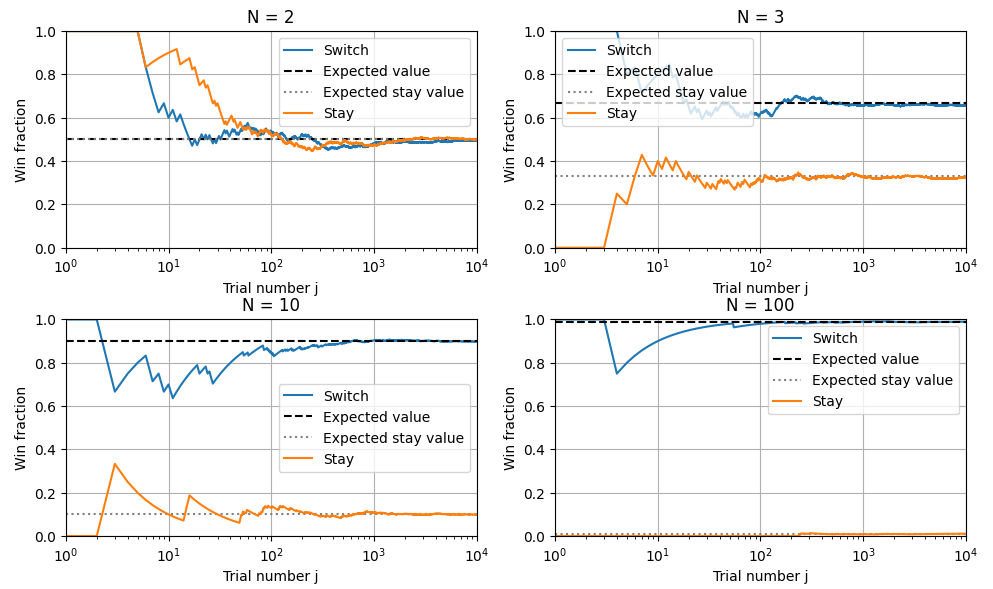

The Python source for this figure:
import numpy as np
import sys
import matplotlib.pyplot as plt 

if len(sys.argv) > 1:
    k = int(sys.argv[1])
else:
    k = 10000

N_doors = [2, 3, 10, 100]

def monty_hall_switch(k, N_doors):

    rng = np.random.default_rng(44)

    wins_per_N = []
    losses_per_N = []
    switch_fractions_per_N = []

    for N in N_doors:

        wins = 0
        losses = 0
        win_fractions = []

        for iters in range(k):

            #arry erstllen in dem alle türeden sind also vill zero arry
            #all N instead of u are goats in array machen 
            doors = np.full(N, 'goat', dtype=object)

            
            #random zahl von 1 bis N als intiger = price in array machen
            u = rng.integers(N)
            doors[u] = 'prize'
            
            #beginn
            #random tür auswählen erster versuch
            t1 = rng.integers(N)

            opened_doors = []

            # Host opens N - 2 goat doors
            while len(opened_doors) < N - 2:

                opened_door = rng.integers(N)

                while (
                    opened_door == t1
                    or opened_door == u
                    or opened_door in opened_doors
                ):
                    opened_door = rng.integers(N)

                opened_doors.append(opened_door)
                doors[opened_door] = 'opened goat'


            # Find the one other unopened door
            for door in range(N):
                if door != t1 and door not in opened_doors:
                    t2 = door

            if doors[t2] == 'prize':
                wins += 1
            else:
                losses += 1

            win_fractions.append(wins / (iters + 1 ))

        switch_fractions_per_N.append(win_fractions)
        wins_per_N.append(wins)
        losses_per_N.append(losses)

    return wins_per_N, losses_per_N, switch_fractions_per_N

def monty_hall_stay(k, N_doors):

    rng = np.random.default_rng(45)

    wins_per_N = []
    losses_per_N = []
    stay_fractions_per_N = []

    for N in N_doors:

        wins = 0
        losses = 0
        win_fractions = []

        for iters in range(k):

            #arry erstllen in dem alle türeden sind also vill zero arry
            #all N instead of u are goats in array machen 
            doors = np.full(N, 'goat', dtype=object)

            
            #random zahl von 1 bis N als intiger = price in array machen
            u = rng.integers(N)
            doors[u] = 'prize'
            
            #beginn
            #random tür auswählen erster versuch
            t1 = rng.integers(N)

            if doors[t1] == 'prize':
                wins += 1
            else:
                losses += 1

            win_fractions.append(wins / (iters + 1 ))

        stay_fractions_per_N.append(win_fractions)
        wins_per_N.append(wins)
        losses_per_N.append(losses)

    return wins_per_N, losses_per_N, stay_fractions_per_N

switch_wins, switch_losses , switch_fractions_per_N = monty_hall_switch(k, N_doors)
stay_wins, stay_loses, stay_fractions_per_N = monty_hall_stay(k, N_doors)

print('N values:',N_doors)
print('wins per N:', switch_wins)
print('losses per N:', switch_losses)


#plot 1
trial_numbers = np.arange(1, k + 1)

fig, axes = plt.subplots(2, 2, figsize=(10, 7))

for ax, N, win_fractions in zip(
    axes.flat,
    N_doors,
    switch_fractions_per_N

):
    ax.semilogx(
        trial_numbers,
        win_fractions,
        label='Switch'
    )

    # Expected switch probability
    ax.axhline(
        (N - 1) / N,
        color='black',
        linestyle='--',
        label='Expected value'
    )
    
    ax.axhline(
    1 / N,
    color='gray',
    linestyle=':',
    label='Expected stay value'
)


    ax.semilogx(
    trial_numbers,
    stay_fractions_per_N[N_doors.index(N)],
    label='Stay'
)

    ax.set_xlabel('Trial number j')
    ax.set_ylabel('Win fraction')
    ax.set_title(f'N = {N}')
    ax.set_xlim(1, k)
    ax.set_ylim(0, 1)
    ax.grid()
    ax.legend()

plt.tight_layout()
plt.show()
